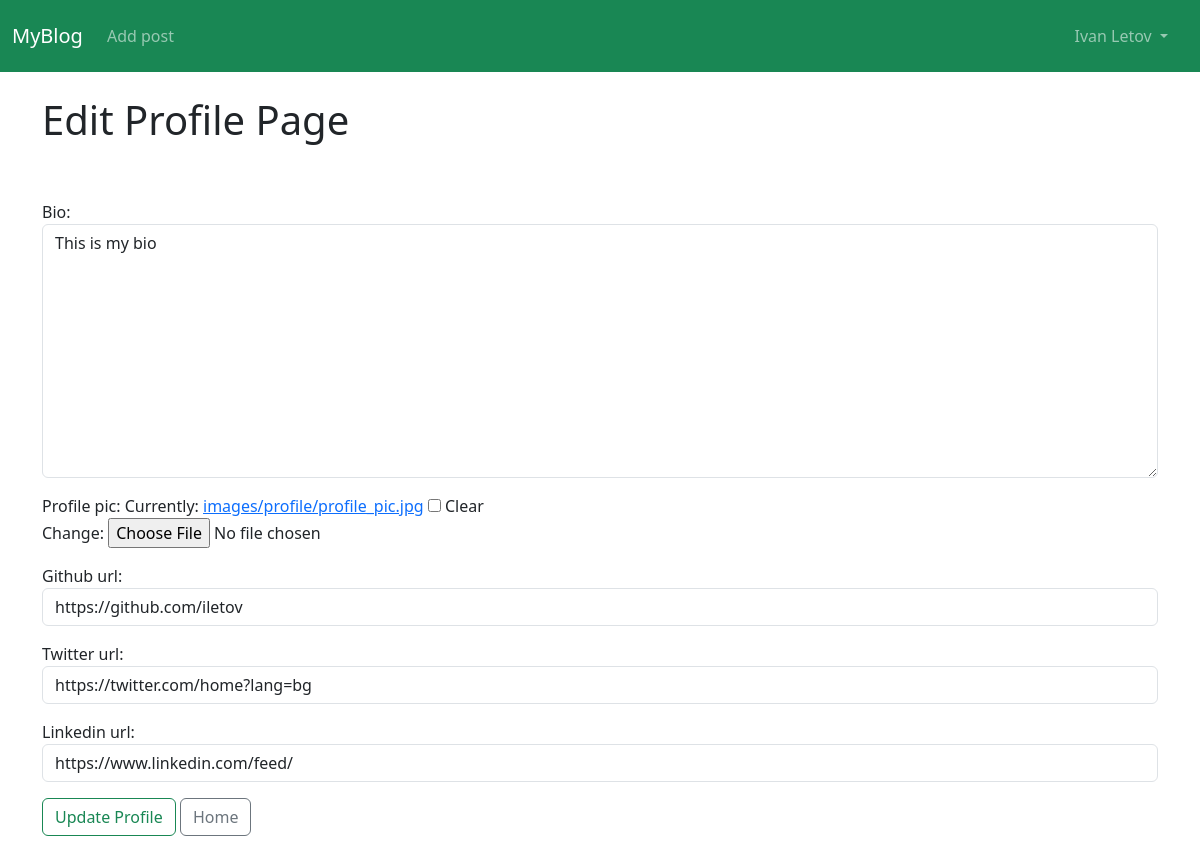
The page /blogers/1/edit_profile_page/ (signed in) on the database its author committed.
### myblog/models.py (models this page shows, shortened)
class Profile(models.Model):
	user = models.OneToOneField(User, null=True, on_delete=models.CASCADE) # associate the django User model and new one
	bio = models.TextField()
	profile_pic = models.ImageField(null=True, blank=True, upload_to='images/profile')
	github_url = models.CharField(max_length=255, null=True, blank=True)
	twitter_url = models.CharField(max_length=255, null=True, blank=True)
	linkedin_url = models.CharField(max_length=255, null=True, blank=True)

### blogers/views.py (the view)
# urls.py: path('<int:pk>/edit_profile_page/', EditProfilePageView.as_view(), name='edit_profile_page'),
class EditProfilePageView(generic.UpdateView):
	model = Profile
	form_class = EditProfilePageForm
	template_name = 'registration/edit_profile_page.html'
	success_url = reverse_lazy('user_profile')

### blogers/forms.py
class EditProfilePageForm(forms.ModelForm):
	class Meta:
		model = Profile
		fields = ('bio', 'profile_pic', 'github_url', 'twitter_url', 'linkedin_url')
		widgets = {
			'bio': forms.Textarea(attrs={'class': 'form-control'}),
			'github_url': forms.TextInput(attrs={'class': 'form-control'}),
			'twitter_url': forms.TextInput(attrs={'class': 'form-control'}),
			'linkedin_url': forms.TextInput(attrs={'class': 'form-control'}),
			}

### blogers/templates/registration/edit_profile_page.html (shortened to what this page needs)
{% extends 'base.html' %}
{% block content %}
{% if user.is_authenticated %}
	{% if user.id == profile.user.id %}
		<h1>Edit Profile Page</h1>
		<br><br>
		<div class="mb-3">
		<form method="POST" enctype="multipart/form-data">
			{{ form.as_p }}
			<button class="btn btn-outline-success">Update Profile</button>
			<a href="{% url 'home' %}" class="btn btn-outline-secondary">Home</a>
		</form>
		</div>
	{% else %}
		<h4>You are not allowed to do that!</h4>
	{% endif %}
{% else %}
<h4>You need to login</h4>
{% endif %}
{% endblock %}

### myblog/templates/base.html (shortened to what this page needs)
<!doctype html>
<html lang="en">
<head>
  <link href="https://cdn.jsdelivr.net/npm/bootstrap@5.3.0-alpha1/dist/css/bootstrap.min.css" rel="stylesheet">
</head>
<body>
  <nav class="navbar navbar-expand-lg bg-success navbar-dark">
    <div class="container-fluid">
      <a class="navbar-brand" href="{% url 'home' %}">MyBlog</a>
      <div class="collapse navbar-collapse" id="navbarSupportedContent">
        <ul class="navbar-nav me-auto mb-2 mb-lg-0 ">
          {% if user.is_authenticated %}
          <li class="nav-item">
            <a class="nav-link" href="{% url 'add_post' %}">Add post</a>
          </li>
          {% endif %}
          {% if user.is_authenticated %}
        </ul>
        <nav class="navbar navbar-expand-lg bg-success navbar-dark">
          <div class="text-light container-fluid">
           <ul class="navbar-nav me-auto mb-2 mb-lg-0 ">
            <li class="nav-item dropdown">
              <a class="nav-link dropdown-toggle" href="#" id="navbarDropdown" role="button" data-bs-toggle="dropdown" aria-expanded="false">
                {{ user.first_name}} {{ user.last_name }}
              </a>
            </ul>
          </div>
          {% endif %}
        </div>
      </div>
    </nav>
    <br>
    <div class="container">
      {% block content %}
      {% endblock %}
    </div>
  </body>
  </html>

### rows shown on the page
Profile: bio "This is my bio", github_url "https://github.com/iletov", twitter_url "https://twitter.com/home?lang=bg", linkedin_url "https://www.linkedin.com/feed/"

### other values the page prints
{{ user.first_name }} "Ivan"
{{ user.last_name }} "Letov"
